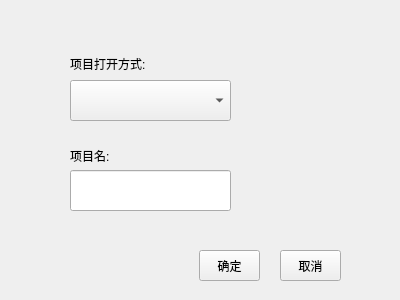
<?xml version="1.0" encoding="UTF-8"?>
<ui version="4.0">
 <class>project_type</class>
 <widget class="QWidget" name="project_type">
  <property name="geometry">
   <rect>
    <x>0</x>
    <y>0</y>
    <width>400</width>
    <height>300</height>
   </rect>
  </property>
  <property name="minimumSize">
   <size>
    <width>400</width>
    <height>300</height>
   </size>
  </property>
  <property name="maximumSize">
   <size>
    <width>400</width>
    <height>300</height>
   </size>
  </property>
  <property name="windowTitle">
   <string>Form</string>
  </property>
  <widget class="QLabel" name="label">
   <property name="geometry">
    <rect>
     <x>70</x>
     <y>48</y>
     <width>201</width>
     <height>31</height>
    </rect>
   </property>
   <property name="text">
    <string>项目打开方式:</string>
   </property>
  </widget>
  <widget class="QComboBox" name="comboBox">
   <property name="geometry">
    <rect>
     <x>70</x>
     <y>80</y>
     <width>161</width>
     <height>41</height>
    </rect>
   </property>
  </widget>
  <widget class="QPushButton" name="pushButton">
   <property name="geometry">
    <rect>
     <x>199</x>
     <y>250</y>
     <width>61</width>
     <height>31</height>
    </rect>
   </property>
   <property name="text">
    <string>确定</string>
   </property>
  </widget>
  <widget class="QPushButton" name="pushButton_2">
   <property name="geometry">
    <rect>
     <x>280</x>
     <y>250</y>
     <width>61</width>
     <height>31</height>
    </rect>
   </property>
   <property name="text">
    <string>取消</string>
   </property>
  </widget>
  <widget class="QLabel" name="label_2">
   <property name="geometry">
    <rect>
     <x>70</x>
     <y>140</y>
     <width>91</width>
     <height>31</height>
    </rect>
   </property>
   <property name="text">
    <string>项目名:</string>
   </property>
  </widget>
  <widget class="QLineEdit" name="lineEdit">
   <property name="geometry">
    <rect>
     <x>70</x>
     <y>170</y>
     <width>161</width>
     <height>41</height>
    </rect>
   </property>
  </widget>
 </widget>
 <resources/>
 <connections/>
</ui>
